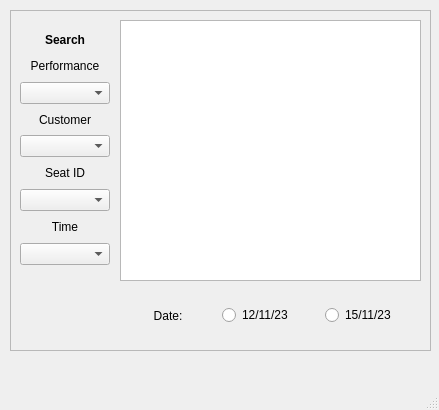
<?xml version="1.0" encoding="UTF-8"?>
<ui version="4.0">
 <class>Records</class>
 <widget class="QMainWindow" name="Records">
  <property name="geometry">
   <rect>
    <x>0</x>
    <y>0</y>
    <width>439</width>
    <height>410</height>
   </rect>
  </property>
  <property name="windowTitle">
   <string>Records</string>
  </property>
  <widget class="QWidget" name="centralwidget">
   <widget class="QFrame" name="frame">
    <property name="geometry">
     <rect>
      <x>10</x>
      <y>10</y>
      <width>421</width>
      <height>341</height>
     </rect>
    </property>
    <property name="frameShape">
     <enum>QFrame::StyledPanel</enum>
    </property>
    <property name="frameShadow">
     <enum>QFrame::Raised</enum>
    </property>
    <widget class="QWidget" name="verticalLayoutWidget">
     <property name="geometry">
      <rect>
       <x>10</x>
       <y>20</y>
       <width>90</width>
       <height>235</height>
      </rect>
     </property>
     <layout class="QVBoxLayout" name="verticalLayout">
      <item>
       <widget class="QLabel" name="label">
        <property name="font">
         <font>
          <weight>75</weight>
          <bold>true</bold>
         </font>
        </property>
        <property name="text">
         <string>Search</string>
        </property>
        <property name="alignment">
         <set>Qt::AlignCenter</set>
        </property>
       </widget>
      </item>
      <item>
       <widget class="QLabel" name="label_2">
        <property name="text">
         <string>Performance</string>
        </property>
        <property name="alignment">
         <set>Qt::AlignCenter</set>
        </property>
       </widget>
      </item>
      <item>
       <widget class="QComboBox" name="comboBox"/>
      </item>
      <item>
       <widget class="QLabel" name="label_3">
        <property name="text">
         <string>Customer</string>
        </property>
        <property name="alignment">
         <set>Qt::AlignCenter</set>
        </property>
       </widget>
      </item>
      <item>
       <widget class="QComboBox" name="comboBox_2"/>
      </item>
      <item>
       <widget class="QLabel" name="label_4">
        <property name="text">
         <string>Seat ID</string>
        </property>
        <property name="alignment">
         <set>Qt::AlignCenter</set>
        </property>
       </widget>
      </item>
      <item>
       <widget class="QComboBox" name="comboBox_3"/>
      </item>
      <item>
       <widget class="QLabel" name="label_5">
        <property name="text">
         <string>Time</string>
        </property>
        <property name="alignment">
         <set>Qt::AlignCenter</set>
        </property>
       </widget>
      </item>
      <item>
       <widget class="QComboBox" name="comboBox_4"/>
      </item>
     </layout>
    </widget>
    <widget class="QTableWidget" name="tableWidget">
     <property name="geometry">
      <rect>
       <x>110</x>
       <y>10</y>
       <width>301</width>
       <height>261</height>
      </rect>
     </property>
    </widget>
    <widget class="QWidget" name="horizontalLayoutWidget">
     <property name="geometry">
      <rect>
       <x>110</x>
       <y>280</y>
       <width>301</width>
       <height>51</height>
      </rect>
     </property>
     <layout class="QHBoxLayout" name="DateLayout">
      <item>
       <widget class="QLabel" name="label_11">
        <property name="text">
         <string>Date:</string>
        </property>
        <property name="alignment">
         <set>Qt::AlignCenter</set>
        </property>
       </widget>
      </item>
      <item>
       <widget class="QRadioButton" name="radioButton_3">
        <property name="text">
         <string>12/11/23</string>
        </property>
       </widget>
      </item>
      <item>
       <widget class="QRadioButton" name="radioButton_4">
        <property name="text">
         <string>15/11/23</string>
        </property>
       </widget>
      </item>
     </layout>
    </widget>
   </widget>
  </widget>
  <widget class="QMenuBar" name="menubar">
   <property name="geometry">
    <rect>
     <x>0</x>
     <y>0</y>
     <width>439</width>
     <height>22</height>
    </rect>
   </property>
  </widget>
  <widget class="QStatusBar" name="statusbar"/>
 </widget>
 <resources/>
 <connections/>
</ui>
